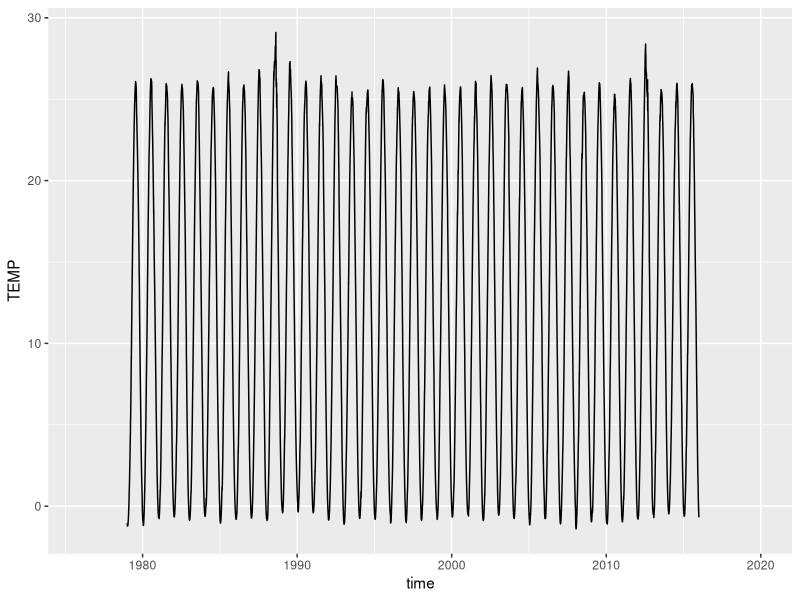
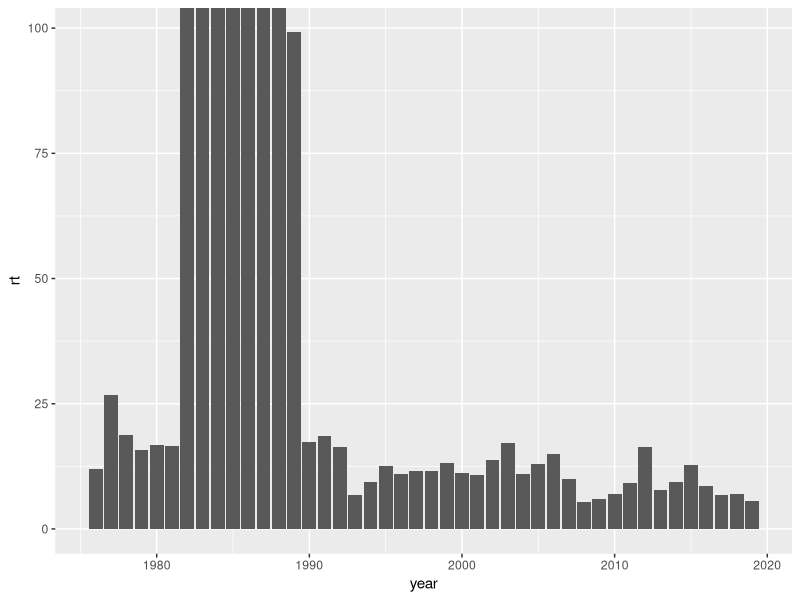

The R source for these figures, in order:
library(tidyverse)
library(lubridate)
mendota.volume = 39581169 * 12.8

#mean discharge
77.5e6 #m3 yr

y.in = read_csv('Inflow/YaharaTemp.csv') %>% 
  select(time = Date, Temp)

mjs = read_csv('mendota/MJS/Yahara_Windsor_ScaledDischarge_MJS.csv',guess_max = 15000) %>% 
  mutate(time = as.Date(time)) %>% 
  left_join(y.in) %>% 
  select(time,FLOW,SALT,TEMP = Temp)

write_csv(mjs,'Inflow/Yahara_Windsor_ScaledDischarge_MJS_temp.csv')
ggplot(mjs) + geom_line(aes(time,TEMP))


# Check residence time 
rt = mjs %>% group_by(year = year(time)) %>% 
  summarise(flow.m3 = sum(FLOW) * 3600*24, rt = mendota.volume / (sum(FLOW) * 3600*24))

ggplot(rt) + geom_bar(aes(year,rt),stat = 'identity')



